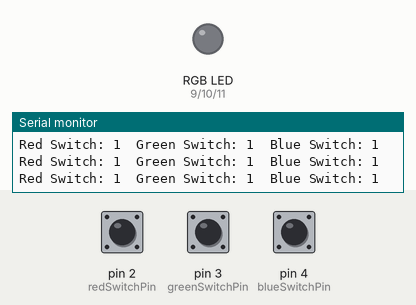
Bench run of a sketch on a simulated Arduino Uno, built with avr-gcc and run on an emulated ATmega328P. Shown: an RGB LED mixed from three pins (HIGH = lit), the last lines printed to the serial monitor. Inputs (shaded band) come from the test bench; at power-on: pin 2 (redSwitchPin) HIGH, pin 3 (greenSwitchPin) HIGH, pin 4 (blueSwitchPin) HIGH.

Above: at 1.2 s.
1.3 s: pin 2 (redSwitchPin) pulled LOW for 0.15 s
At 1.39 s:
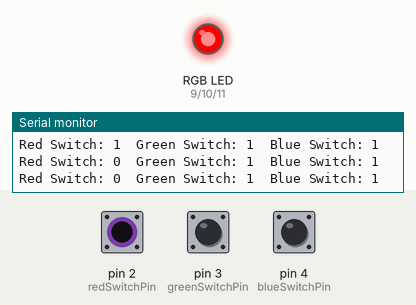
2.9 s: pin 3 (greenSwitchPin) pulled LOW for 0.15 s
At 3.0 s:
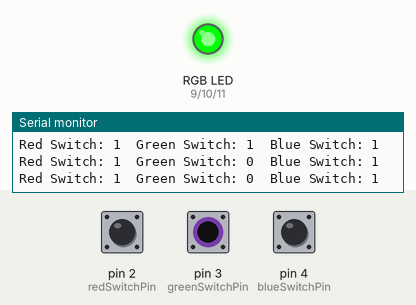
4.5 s: pin 4 (blueSwitchPin) pulled LOW for 0.15 s
At 5.6 s:
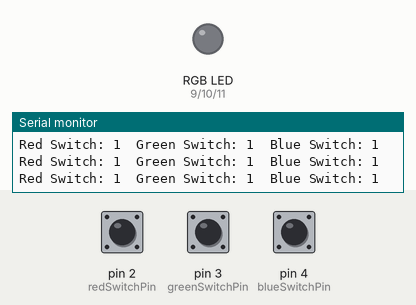
6.1 s: pin 4 (blueSwitchPin) pulled LOW for 3.2 s
At 6.8 s:
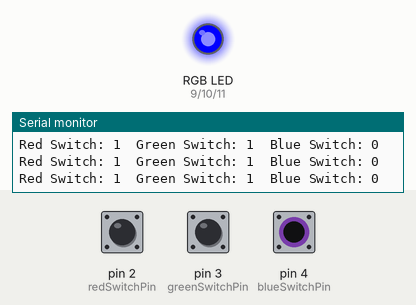
12.3 s: pin 2 (redSwitchPin) pulled LOW for 3.2 s
At 13.3 s:
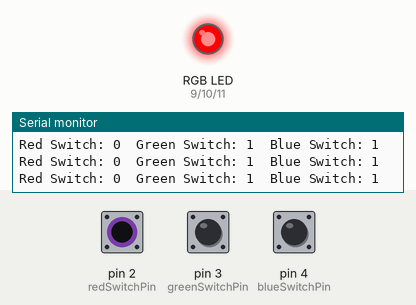
17.0 s: pin 2 (redSwitchPin) driven LOW and pin 3 (greenSwitchPin) driven LOW
At 18.2 s:
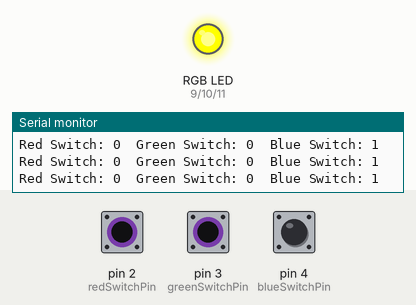
Timing chart, 0 to 19.5 s (numbered marks = the images above; inputs shaded):
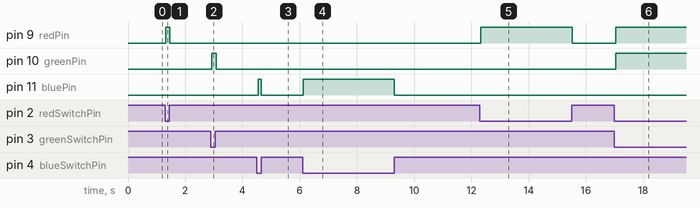

The sketch:

RGB.ino
```cpp
const int redPin = 9;
const int greenPin = 10;
const int bluePin = 11;

const int redSwitchPin = 2;
const int greenSwitchPin = 3;
const int blueSwitchPin = 4;

void setup() {

  pinMode(redPin, OUTPUT);
  pinMode(greenPin, OUTPUT);
  pinMode(bluePin, OUTPUT);


  pinMode(redSwitchPin, INPUT_PULLUP);
  pinMode(greenSwitchPin, INPUT_PULLUP);
  pinMode(blueSwitchPin, INPUT_PULLUP);

  Serial.begin(9600);
}

void loop() {

  int redSwitchState = digitalRead(redSwitchPin);
  int greenSwitchState = digitalRead(greenSwitchPin);
  int blueSwitchState = digitalRead(blueSwitchPin);


  if (redSwitchState == LOW) {
    digitalWrite(redPin, HIGH);
  } else {
    digitalWrite(redPin, LOW);
  }


  if (greenSwitchState == LOW) {
    digitalWrite(greenPin, HIGH);
  } else {
    digitalWrite(greenPin, LOW);
  }


  if (blueSwitchState == LOW) {
    digitalWrite(bluePin, HIGH);
  } else {
    digitalWrite(bluePin, LOW);
  }


  Serial.print("Red Switch: ");
  Serial.print(redSwitchState);
  Serial.print("\tGreen Switch: ");
  Serial.print(greenSwitchState);
  Serial.print("\tBlue Switch: ");
  Serial.println(blueSwitchState);

  delay(50);
}
```

Measured:
- after the input at 1.3 s, pin 9 (redPin): LOW → HIGH at once, → LOW 0.15 s later
- after the input at 2.9 s, pin 10 (greenPin): LOW → HIGH at once, → LOW 0.15 s later
- after the input at 4.5 s, pin 11 (bluePin): LOW → HIGH after 0.05 s, → LOW 0.10 s later
- after the input at 6.1 s, pin 11 (bluePin): LOW → HIGH at once, → LOW 3.2 s later
- after the input at 12.3 s, pin 9 (redPin): LOW → HIGH at once, → LOW 3.2 s later
- after the input at 17.0 s, pin 9 (redPin), pin 10 (greenPin): LOW → HIGH at once
